Frame 1 (no input): blank canvas, image omitted
Frame 60 (the mouse pressed at the canvas centre just before this capture): blank canvas, image omitted
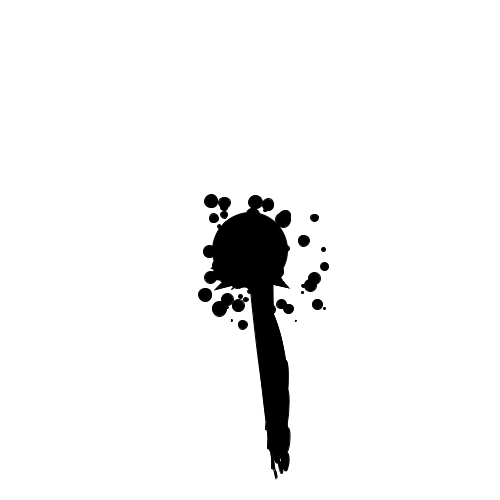
Frame 120 (the mouse held since frame 60 and released just before this capture)

The Processing sketch whose frames 1 and 60 were blank and that drew this single picture after the mouse press (run headless with seeded random() and noise(); from frame 60 on, the mouse is pressed at the canvas centre):

// Processing sketch: processing_4672
// ── processing_4672.pde

void setup(){
  size (500,500);
  background (255);
  smooth();
}

void draw () {
  splatter ();
  erase();
}


void splatter ()
{
  smooth();

  //variables for splat (main splatter body)
  float splatSize = random (25,75);
  int splatX = mouseX;
  int splatY = mouseY;
  float x = splatX;
  float y = splatY;

  //variables for splick (smaller drops)
  float splickSize = random (1,15);
  float splickX = splatX + random (-50,75);
  float splickY = splatY + random (-50,75);

  //variables for splatter trail
  float r = splatSize/2;
  float vx1 = splatX-random(r,25); //x-15; 
  float vx2 = splatX+(random(r,25)); //x+12;
  float vy2 = splatY+random(100,225);//y+225;
  float vx3 = splatX+r-15; //x+ 21;
  float vy3 = splatY+random(-11,10);//y-11;
  float cx3 = vx2+10; //x+22;
  float cy3= vy2;//y+225;

  //variables for splatter spikes

  float tx1= splatX+random(-r,25);
  float ty1= splatY+random(25);
  float tx2= tx1-15;
  float ty2= ty1+15;
  float tx3= splatX+r;
  float ty3= splatY+r;



  if (mousePressed == true) {
    fill (0);
    //splat
    ellipse(splatX,splatY,splatSize,splatSize);

    //splick
    ellipse (splickX,splickY,splickSize,splickSize);
    // Why is it creating more than one splick?

    //splatter trail
    beginShape();
    vertex (vx1,splatY+14);
    bezierVertex (splatX,splatY+35,splatX+25,splatY+38,vx2,vy2);
    bezierVertex (cx3,cy3,splatX+25,splatY+300,vx3,vy3);
    endShape();

    //splatter spikes

    triangle(tx1,ty1,tx2,ty2,tx3,ty3);
    triangle(tx1,ty1,tx2,ty2,tx3,ty3);

  }
}

void erase () {
  //how to recognize the delete key?
  if (keyPressed == true){
    if (key == 'e') {
      noStroke();
      fill (255);
      rect(0,0,500,500);
    }
  }
}
